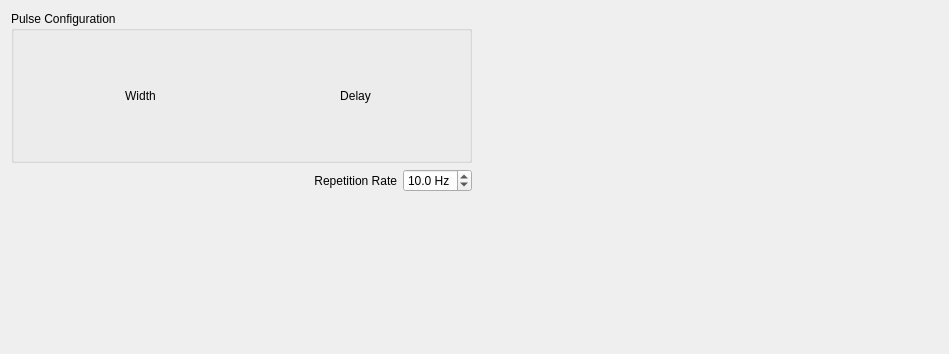
<?xml version="1.0" encoding="UTF-8"?>
<ui version="4.0">
 <class>PulseConfigWidget</class>
 <widget class="QWidget" name="PulseConfigWidget">
  <property name="geometry">
   <rect>
    <x>0</x>
    <y>0</y>
    <width>949</width>
    <height>354</height>
   </rect>
  </property>
  <property name="windowTitle">
   <string>Form</string>
  </property>
  <layout class="QHBoxLayout" name="horizontalLayout_2" stretch="1,1">
   <item>
    <layout class="QVBoxLayout" name="verticalLayout" stretch="1,0,1">
     <item>
      <widget class="QGroupBox" name="pulseConfigBox">
       <property name="title">
        <string>Pulse Configuration</string>
       </property>
       <layout class="QGridLayout" name="pulseConfigBoxLayout" columnstretch="0,1,1">
        <item row="0" column="1">
         <widget class="QLabel" name="label_2">
          <property name="text">
           <string>Width</string>
          </property>
          <property name="alignment">
           <set>Qt::AlignCenter</set>
          </property>
         </widget>
        </item>
        <item row="0" column="2">
         <widget class="QLabel" name="label_3">
          <property name="text">
           <string>Delay</string>
          </property>
          <property name="alignment">
           <set>Qt::AlignCenter</set>
          </property>
         </widget>
        </item>
        <item row="0" column="0">
         <widget class="QLabel" name="label">
          <property name="text">
           <string/>
          </property>
          <property name="alignment">
           <set>Qt::AlignCenter</set>
          </property>
         </widget>
        </item>
       </layout>
      </widget>
     </item>
     <item>
      <layout class="QHBoxLayout" name="horizontalLayout">
       <item>
        <spacer name="horizontalSpacer">
         <property name="orientation">
          <enum>Qt::Horizontal</enum>
         </property>
         <property name="sizeHint" stdset="0">
          <size>
           <width>40</width>
           <height>20</height>
          </size>
         </property>
        </spacer>
       </item>
       <item>
        <widget class="QLabel" name="label_4">
         <property name="text">
          <string>Repetition Rate</string>
         </property>
         <property name="alignment">
          <set>Qt::AlignRight|Qt::AlignTrailing|Qt::AlignVCenter</set>
         </property>
        </widget>
       </item>
       <item>
        <widget class="QDoubleSpinBox" name="repRateBox">
         <property name="keyboardTracking">
          <bool>false</bool>
         </property>
         <property name="suffix">
          <string> Hz</string>
         </property>
         <property name="decimals">
          <number>1</number>
         </property>
         <property name="minimum">
          <double>0.100000000000000</double>
         </property>
         <property name="maximum">
          <double>50.000000000000000</double>
         </property>
         <property name="value">
          <double>10.000000000000000</double>
         </property>
        </widget>
       </item>
      </layout>
     </item>
     <item>
      <spacer name="verticalSpacer">
       <property name="orientation">
        <enum>Qt::Vertical</enum>
       </property>
       <property name="sizeHint" stdset="0">
        <size>
         <width>20</width>
         <height>40</height>
        </size>
       </property>
      </spacer>
     </item>
    </layout>
   </item>
   <item>
    <widget class="QWidget" name="pulsePlot" native="true"/>
   </item>
  </layout>
 </widget>
 <resources/>
 <connections/>
</ui>
